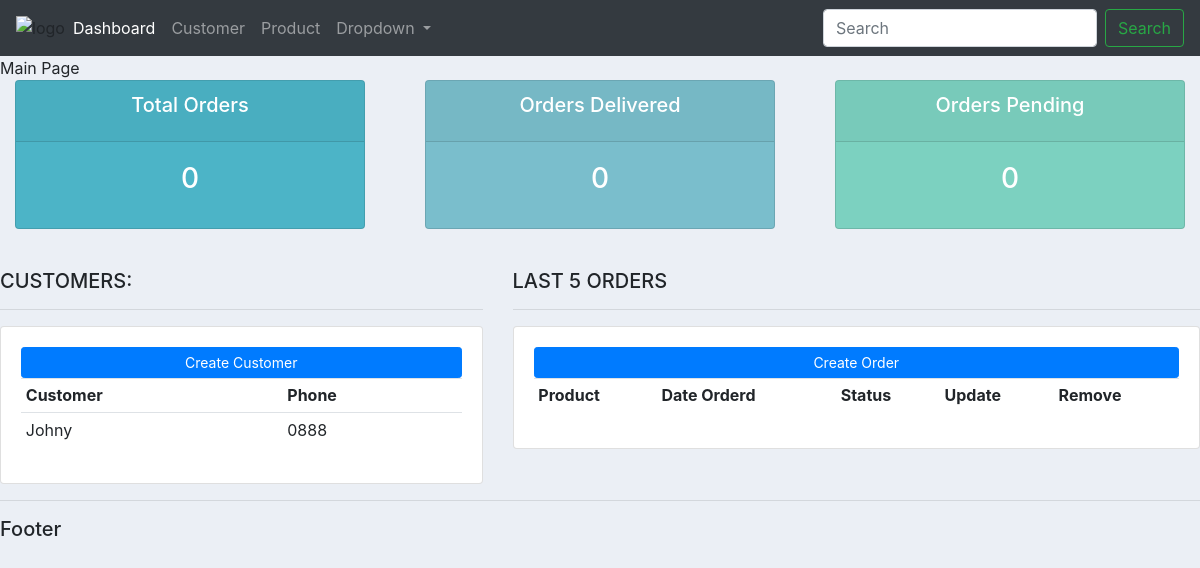
The app's page /, older data.
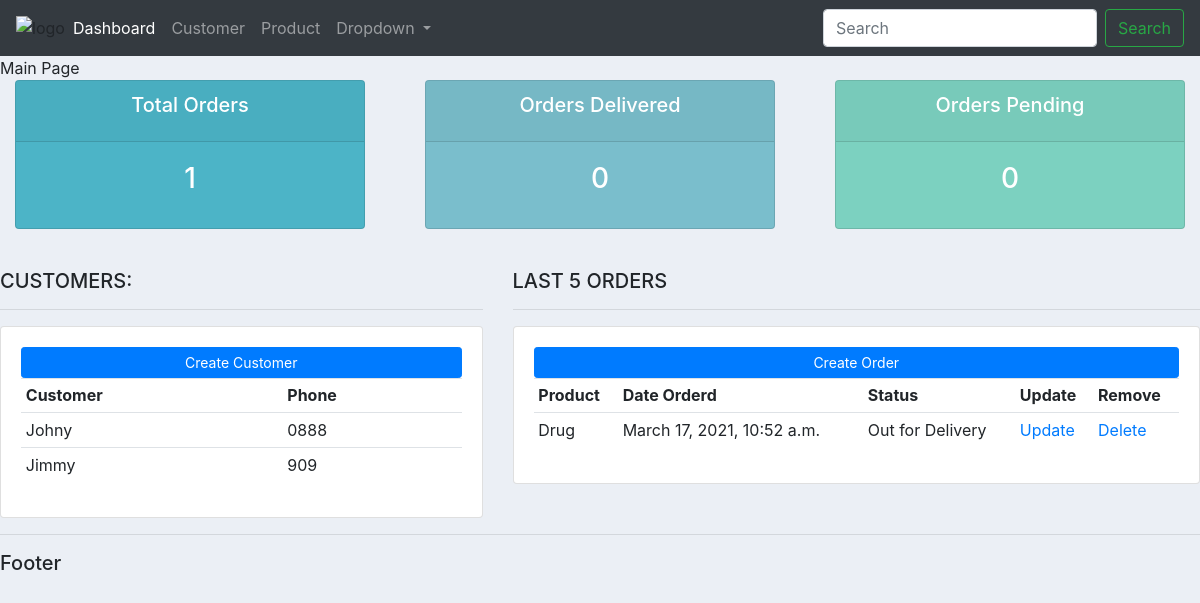
The same page, newer data.
### accounts/models.py (models this page shows, shortened)
class Customer(models.Model):
    name = models.CharField("Customer Name ", max_length=200, null=True)
    phone = models.CharField("Phone Number ", max_length=50, null=True)
    email = models.CharField("Email ", max_length=30, null=True)
    date_created = models.DateTimeField(auto_now_add=True, null=True)

class Order(models.Model):
    STATUS = (
        ('Pending', 'Pending'),
        ('Out for Delivery', 'Out for Delivery'),
        ('Delivered', 'Delivered'),
    )
    customer = models.ForeignKey(Customer, null=True, on_delete=models.SET_NULL)
    product = models.ForeignKey(Product, null=True, on_delete=models.SET_NULL)
    date_created = models.DateTimeField(auto_now_add=True, null=True)
    status = models.CharField("Status ", max_length=250, null=True, choices=STATUS)

class Product(models.Model):
    CATEGORY = (
        ('Indoor', 'Indoor'),
        ('Out Door', 'Out Door')
    )
    name = models.CharField("Product Name ", max_length=200, null=True)
    price = models.FloatField("Price", null=True)
    category = models.CharField("Category ", max_length=30, null=True, choices=CATEGORY)
    description = models.CharField("Description ", max_length=250, null=True, blank=True )
    date_created = models.DateTimeField(auto_now_add=True, null=True)
    tags = models.ManyToManyField(Tag)
    def __str__(self):
        return self.name

### accounts/views.py (the view)
# urls.py: path('', views.home),
def home(request):
    orders = Order.objects.all()
    customers = Customer.objects.all()
    total_customers = customers.count()
    total_orders = orders.count()
    delivered = orders.filter(status='Delivered').count()
    pending = orders.filter(status='Pending').count()
    context = {'orders': orders, 'customers': customers, 'total_orders': total_orders, 'delivered': delivered,
               'pending': pending}
    return render(request, 'accounts/dashboard.html', context)

### templates/accounts/dashboard.html
{%  extends 'accounts/main.html' %}
{% block content %}
{%  include 'accounts/status.html' %}
<br>
<div class="row">
	<div class="col-md-5">
		<h5>CUSTOMERS:</h5>
		<hr>
		<div class="card card-body">
			<a class="btn btn-primary  btn-sm btn-block" href="">Create Customer</a>
			<table class="table table-sm">
				<tr>
					<th>Customer</th>
					<th>Phone</th>
				</tr>
                 {% for customer in customers %}
                <tr>
                <td>{{ customer.name }}</td>
                <td>{{ customer.phone }}</td>
                </tr>
                {% endfor %}
			</table>
		</div>
	</div>
	<div class="col-md-7">
		<h5>LAST 5 ORDERS</h5>
		<hr>
		<div class="card card-body">
			<a class="btn btn-primary  btn-sm btn-block" href="">Create Order</a>
			<table class="table table-sm">
				<tr>
					<th>Product</th>
					<th>Date Orderd</th>
					<th>Status</th>
					<th>Update</th>
					<th>Remove</th>
				</tr>
                {% for order in orders %}
                <tr>
                <td>{{ order.product }}</td>
                <td>{{ order.date_created }}</td>
                <td>{{ order.status }}</td>
                <td><a href="">Update</a></td>
                <td><a href="">Delete</a></td>
                </tr>
                {% endfor %}
			</table>
		</div>
	</div>
</div>
{% endblock %}

Row changes from the older to the newer data that the page shows:
added Customer: name "Jimmy", phone "909"
added Order: product "Drug", date_created "March 17, 2021, 10:52 a.m.", status "Out for Delivery"
Text that changed along with them:
{{ total_orders }}: "0" → "1"
